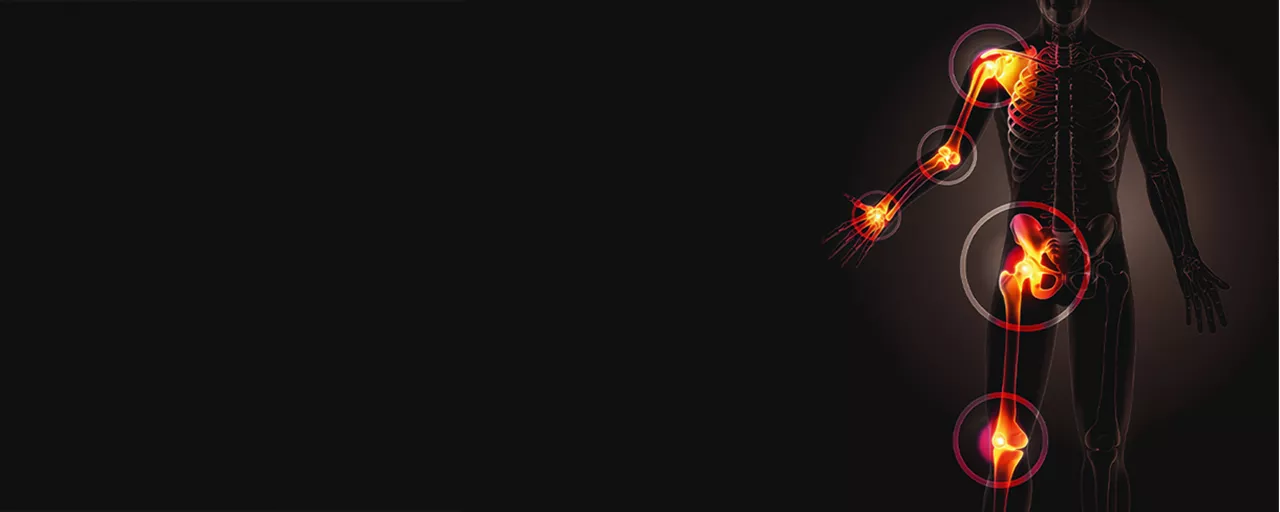
#> input picture art-src/brand/hero.webp, 1280 x 512 px
$ python -i art.py   (imports and definitions only)
#> lines starting #> are read from the running program, lines starting #| are printed output that depends on the picture
#!/usr/bin/env python3
"""Brand art maintenance.

    python3 scripts/art.py            # rebuild what ANATOMY lists, plus the wordmark
    python3 scripts/art.py --measure  # print the two values palette.mjs needs

Requires Pillow. Sources live in `art-src/` and are never written to, so this
is re-runnable and the originals stay recoverable.

Three jobs, one of them now dormant:

1.  **Measure the installed illustrations** (`--measure`). The category cards
    put text over the artwork, so two pixels in `public/categories/` are part
    of the colour system and are asserted by `scripts/palette.mjs`:

      * the darkest pixel anywhere, which the caption scrim has to carry ink
        text over;
      * the darkest pixel under the `01`..`06` index label in the top-left
        corner, which is the only text on the card with **no** scrim behind it
        and is therefore measured against the art itself.

    Re-run this after any change to the category art and copy both values into
    `palette.mjs`.

2.  **Recolour the wordmark.** It ships white-on-transparent, so it is
    invisible on a light page. The alpha channel is a clean mask, so
    recolouring the RGB and keeping the mask is exact rather than a re-trace.

3.  **Duotone the old x-ray stock** (dormant: `ANATOMY` is empty).
    The site originally shipped white-and-red x-ray glows on pure black. Both
    halves of that fought the light appearance, and inverting fixed the ground
    and the hue in one step. Commissioned illustrations have now replaced every
    one of those slots, so nothing is listed any more. The code stays because
    `art-src/` still holds the originals: put a filename back in `ANATOMY` to
    rebuild one. Anything listed here is **overwritten**, so a slot that now
    holds a real illustration must stay out of the list.
"""

from __future__ import annotations

import sys
from pathlib import Path

from PIL import Image, ImageOps

ROOT = Path(__file__).resolve().parent.parent
SRC = ROOT / "art-src"
OUT = ROOT / "public"

# Endpoints of the duotone ramp, kept with the dormant job below.
GROUND = "#fcfdfe"
MID = "#8aaee2"
DEEP = "#0b3f8f"
GAMMA = 2.0

# --neutral-ink. The wordmark is the same ink as the headings it sits beside.
INK = (16, 20, 26)

# Empty on purpose: every slot now holds a commissioned illustration. See the
# module docstring before adding anything back.
ANATOMY: list[tuple[str, str]] = []

# Where the index label sits on a category card, as fractions of the image.
# `absolute start-6 top-6` on a 640x280 card, with room for the glyphs.
LABEL_BOX = (0.02, 0.06, 0.12, 0.20)


def duotone(path: Path) -> Image.Image:
    """Invert to a light ground, then re-ramp luminance through the accent."""
#> called with path = '../art-src/brand/hero.webp'
    im = Image.open(path).convert("RGB")
    lum = ImageOps.invert(im).convert("L")
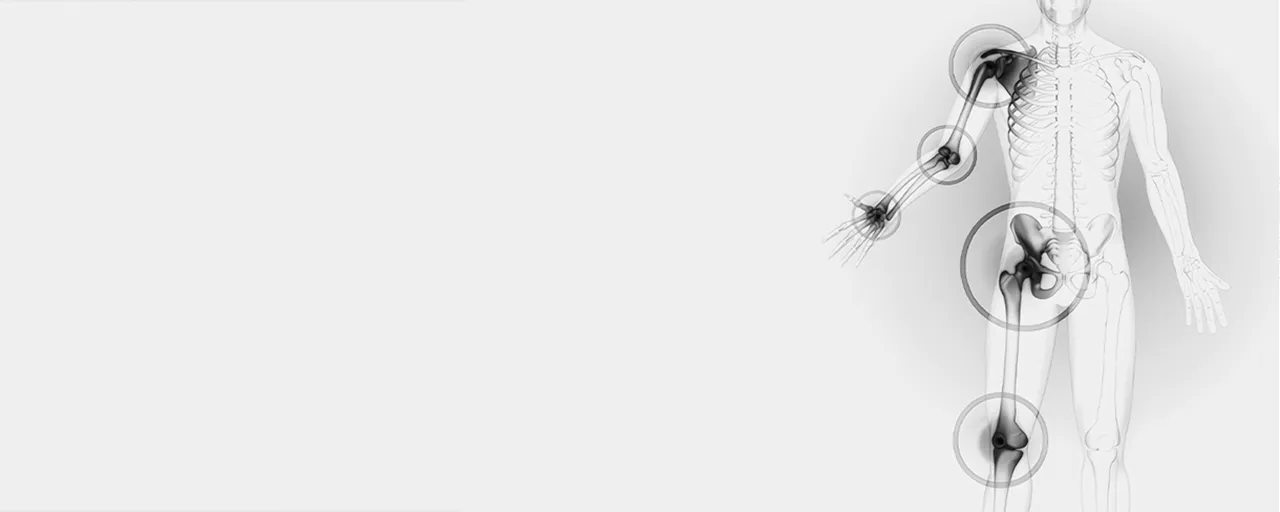
#> lum: PIL image 1280x512 L; min 2, max 255, mean 233.6
    curve = [round(255 * (v / 255) ** GAMMA) for v in range(256)]
    return ImageOps.colorize(lum.point(curve), black=DEEP, white=GROUND, mid=MID)
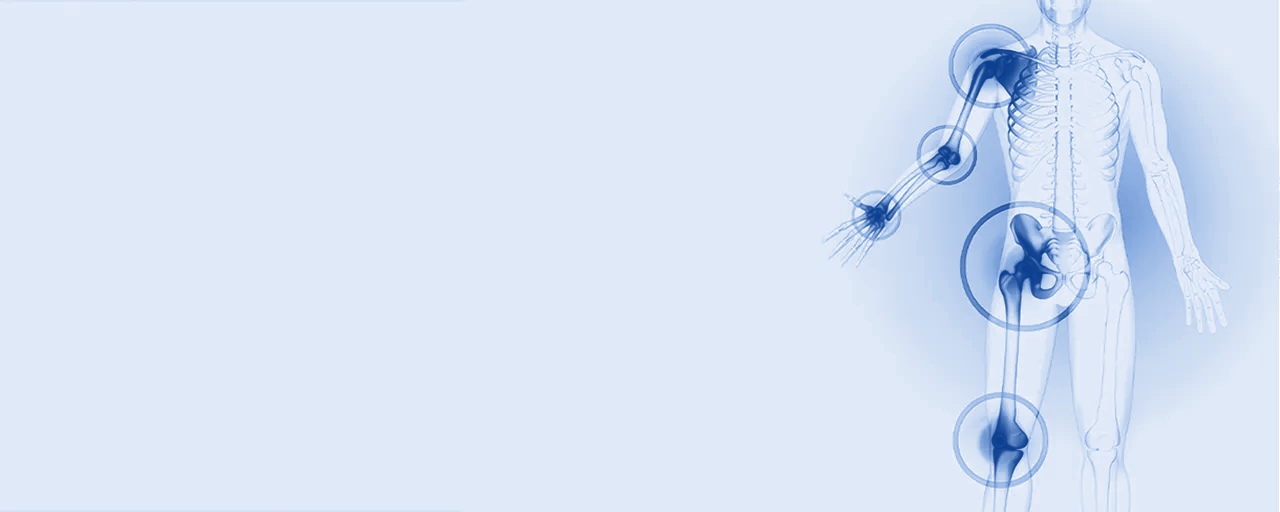
#> returned value: PIL image 1280x512 RGB; mean R, G, B 216.3, 227.5, 244.5


# [20 lines left out: functions recolour_wordmark, darkest, not called in this run]


def hexs(c) -> str:
    return f"#{c[0]:02x}{c[1]:02x}{c[2]:02x}"


# [53 lines left out: functions measure, main, not called in this run]


# [2 lines not run here, left out]

>>> result = duotone('../art-src/brand/hero.webp')
